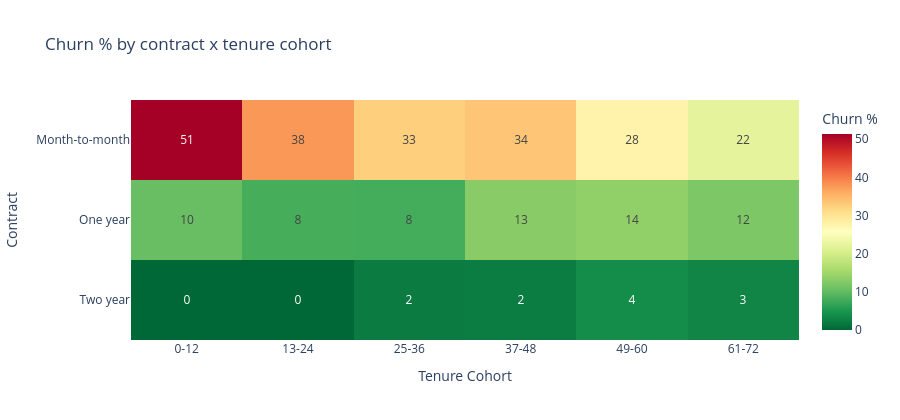

Notebook code cell kept with this figure:
### Markdown cell above
## 6. Churn heatmaps

### Code cell
def heat(rows, cols, title):
    p = df.pivot_table(index=rows, columns=cols, values="Churned", aggfunc="mean", observed=True) * 100
    fig = px.imshow(p, text_auto=".0f", color_continuous_scale="RdYlGn_r", aspect="auto", title=title,
                    labels=dict(color="Churn %"))
    fig.update_layout(height=420); fig.show()

heat("Contract", "Tenure Cohort", "Churn % by contract x tenure cohort")
heat("InternetService", "Contract", "Churn % by internet service x contract")
heat(["InternetService", "TechSupport"], "Contract", "Churn % by service tier, tech support and contract")
heat("PaymentMethod", "Contract", "Churn % by payment method x contract")

### Figure 1 — Plotly figure (JSON) as saved in the notebook; plotly's stock layout.template omitted (floating-point values rounded to 4 significant figures)
{"data": [{"coloraxis": "coloraxis", "hovertemplate": "Tenure Cohort: %{x}<br>Contract: %{y}<br>Churn %: %{z}<extra></extra>", "name": "0", "texttemplate": "%{z:.0f}", "type": "heatmap", "x": ["0-12", "13-24", "25-36", "37-48", "49-60", "61-72"], "xaxis": "x", "y": ["Month-to-month", "One year", "Two year"], "yaxis": "y", "z": [[51.35, 37.72, 32.51, 33.54, 27.78, 22.22], [10.48, 8.122, 8.0, 13.06, 13.71, 12.14], [0.0, 0.0, 2.083, 2.247, 3.971, 3.144]]}], "layout": {"coloraxis": {"autocolorscale": false, "colorbar": {"title": {"text": "Churn %"}}, "colorscale": [[0.0, "rgb(0,104,55)"], [0.1, "rgb(26,152,80)"], [0.2, "rgb(102,189,99)"], [0.3, "rgb(166,217,106)"], [0.4, "rgb(217,239,139)"], [0.5, "rgb(255,255,191)"], [0.6, "rgb(254,224,139)"], [0.7, "rgb(253,174,97)"], [0.8, "rgb(244,109,67)"], [0.9, "rgb(215,48,39)"], [1.0, "rgb(165,0,38)"]]}, "height": 420, "title": {"text": "Churn % by contract x tenure cohort"}, "xaxis": {"anchor": "y", "domain": [0.0, 1.0], "title": {"text": "Tenure Cohort"}}, "yaxis": {"anchor": "x", "autorange": "reversed", "domain": [0.0, 1.0], "title": {"text": "Contract"}}}}
